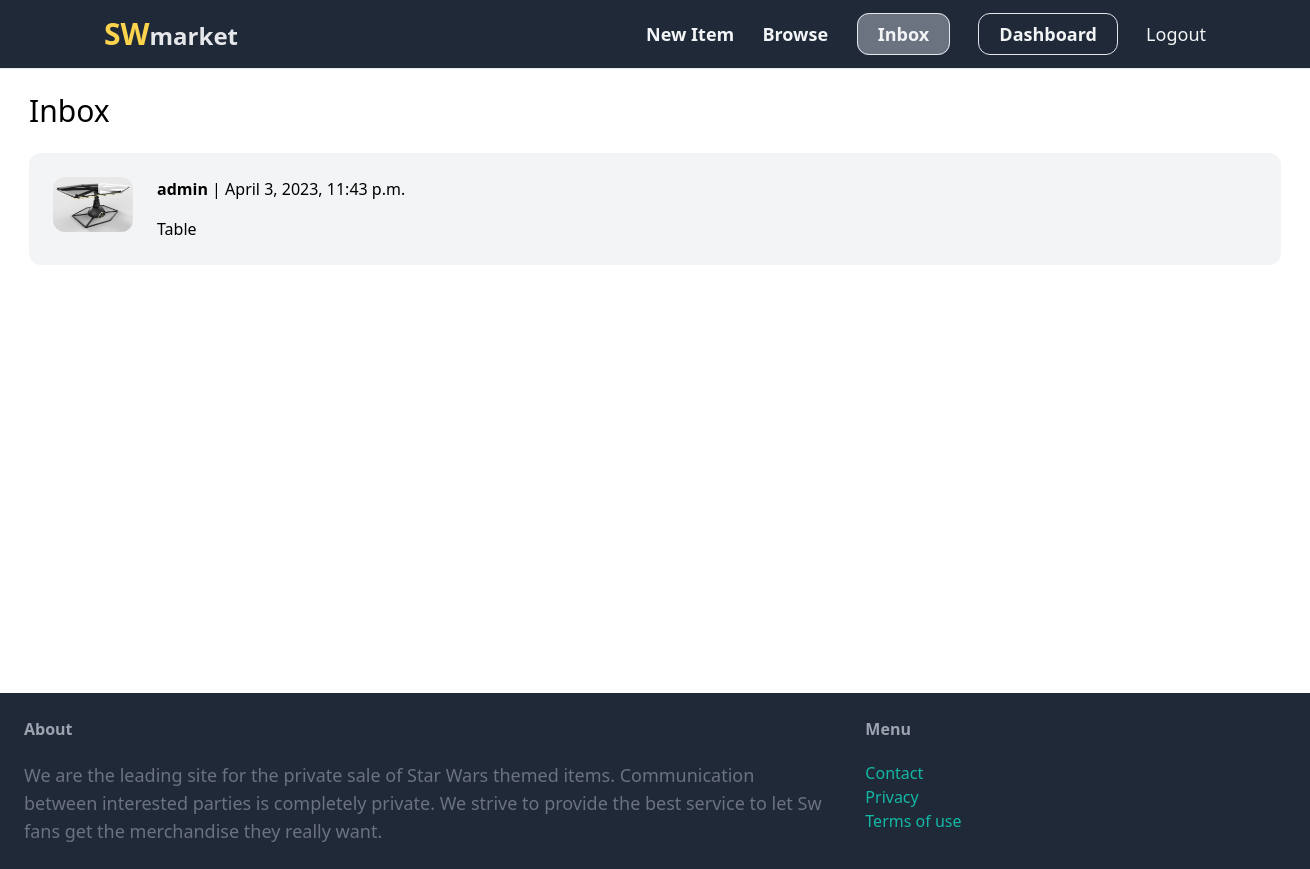
Page /dashboard/inbox/ (signed in) on the earlier database version.
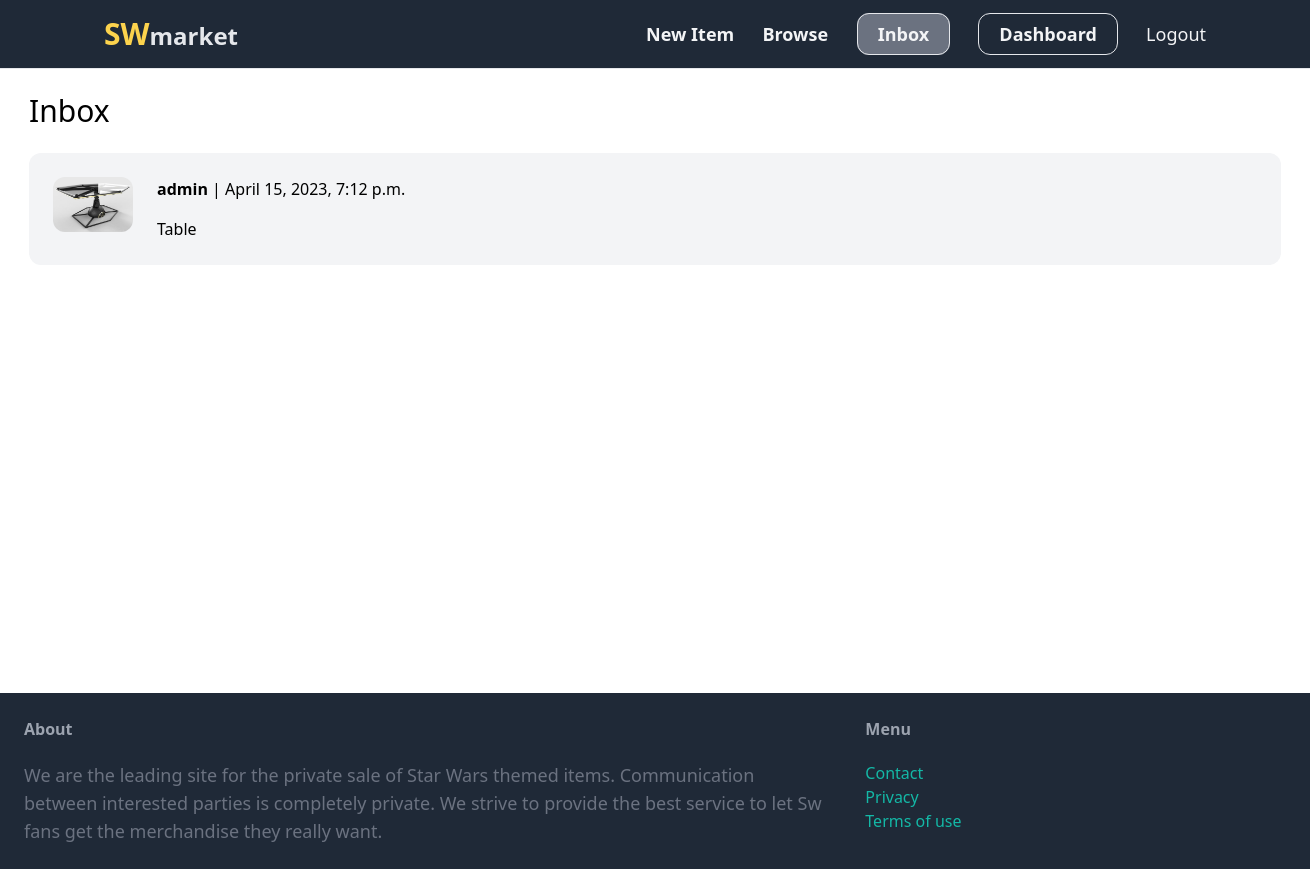
Same page on the later database version.
### dashboard/models.py (models this page shows)
class Conversation(models.Model):
    item=models.ForeignKey(Item, related_name='messages', on_delete=models.CASCADE)
    members= models.ManyToManyField(User, related_name='messages')
    created_at=models.DateTimeField(auto_now_add=True)
    modified_at=models.DateTimeField(auto_now=True)
    class Meta:
        ordering = ('-modified_at',)

### item/models.py (models this page shows, shortened)
class Item(models.Model):
    category= models.ForeignKey(Category, related_name='items',  on_delete=models.CASCADE)
    name = models.CharField(max_length=255)
    description = models.TextField(blank=True, null=True)
    price  =models.FloatField()
    is_sold = models.BooleanField(default=False)
    created_by= models.ForeignKey(User, related_name='items', on_delete=models.CASCADE)
    created_at = models.DateTimeField(auto_now_add=True)
    image = models.ImageField(upload_to='item_images', blank=True, null=True)

### dashboard/views.py (the view)
# urls.py: path('inbox/', views.inbox, name='inbox' ),
@login_required
def inbox(request):
    conversations = Conversation.objects.filter(members__in=[request.user.id])
    return render(request, 'inbox.html',{'conversations':conversations})

### dashboard/templates/inbox.html (shortened to what this page needs)
{% extends 'base.html' %}
{% load static %}
{% block content %}
<link rel="stylesheet" href="{% static 'css/inbox.css' %}">
    <h1 class="mb-6 text-3xl">Inbox</h1>
    <div class="space-y-6">
        {% for conversation in conversations %}
        <a href="{% url 'detail_conversation' conversation.id %}">
            <div class="p-6 flex  bg-gray-100 rounded-xl">
                <div class="pr-6">
                    <img src="{{ conversation.item.image.url }}" class="w-20 rounded-xl">
                </div>
                <div class="pr-6">
                    {% for member in conversation.members.all %}
                    {% if member != request.user %}
                    <p class=" mb-4"> <strong> {{member.username}}</strong> | {{ conversation.modified_at }}</p>
                    <p>{{conversation.item.name}}</p>
                    {% endif %}
                    {% endfor %}
                </div>
            </div>
        </a>
        {% endfor %}
    </div>
{% endblock %}

Differences in the rows shown:
changed Conversation "Table": modified_at "April 3, 2023, 11:43 p.m." → "April 15, 2023, 7:12 p.m."
